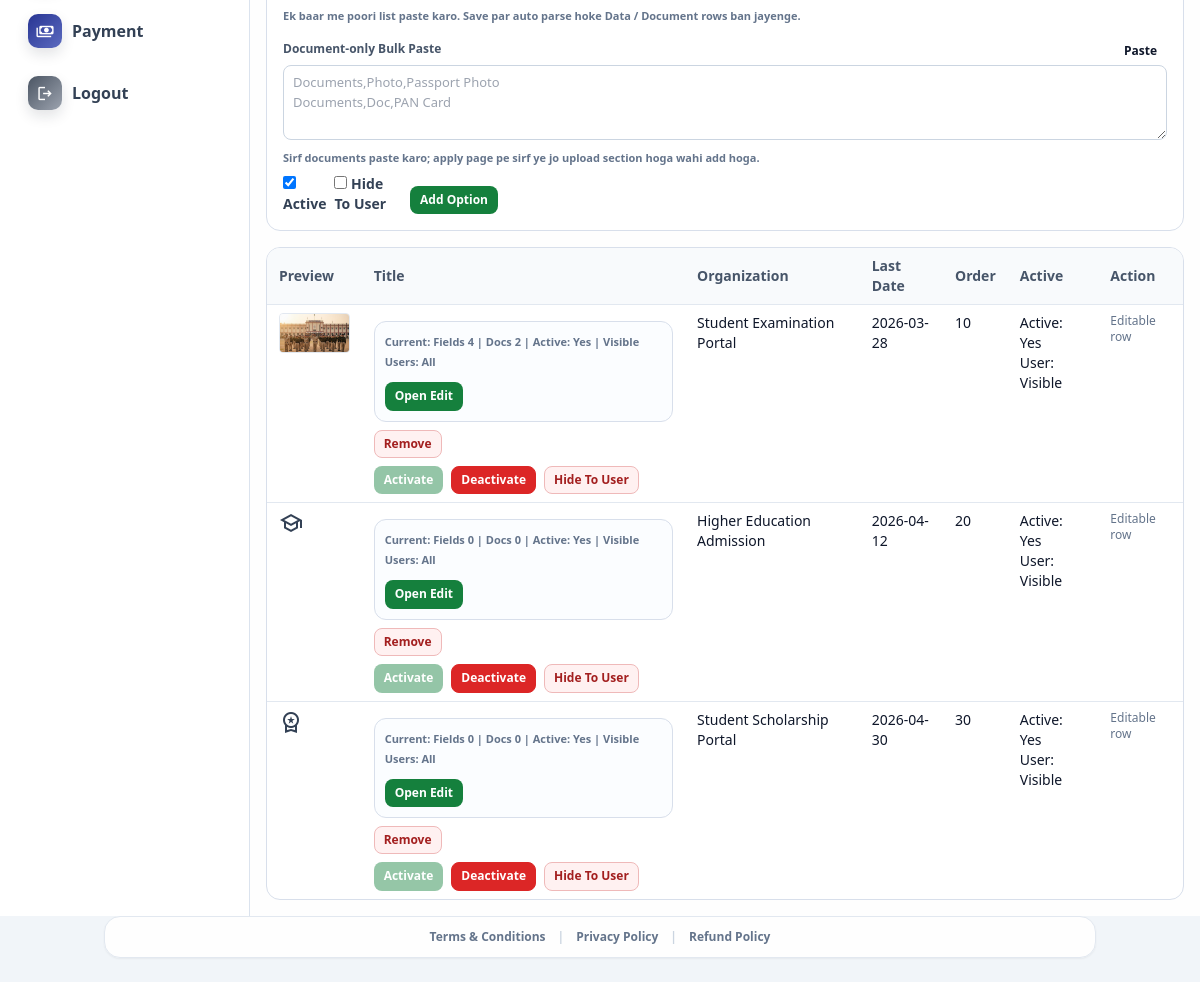
Before: /admin-panel/options/student/ (signed in, lower part) with the older database file.
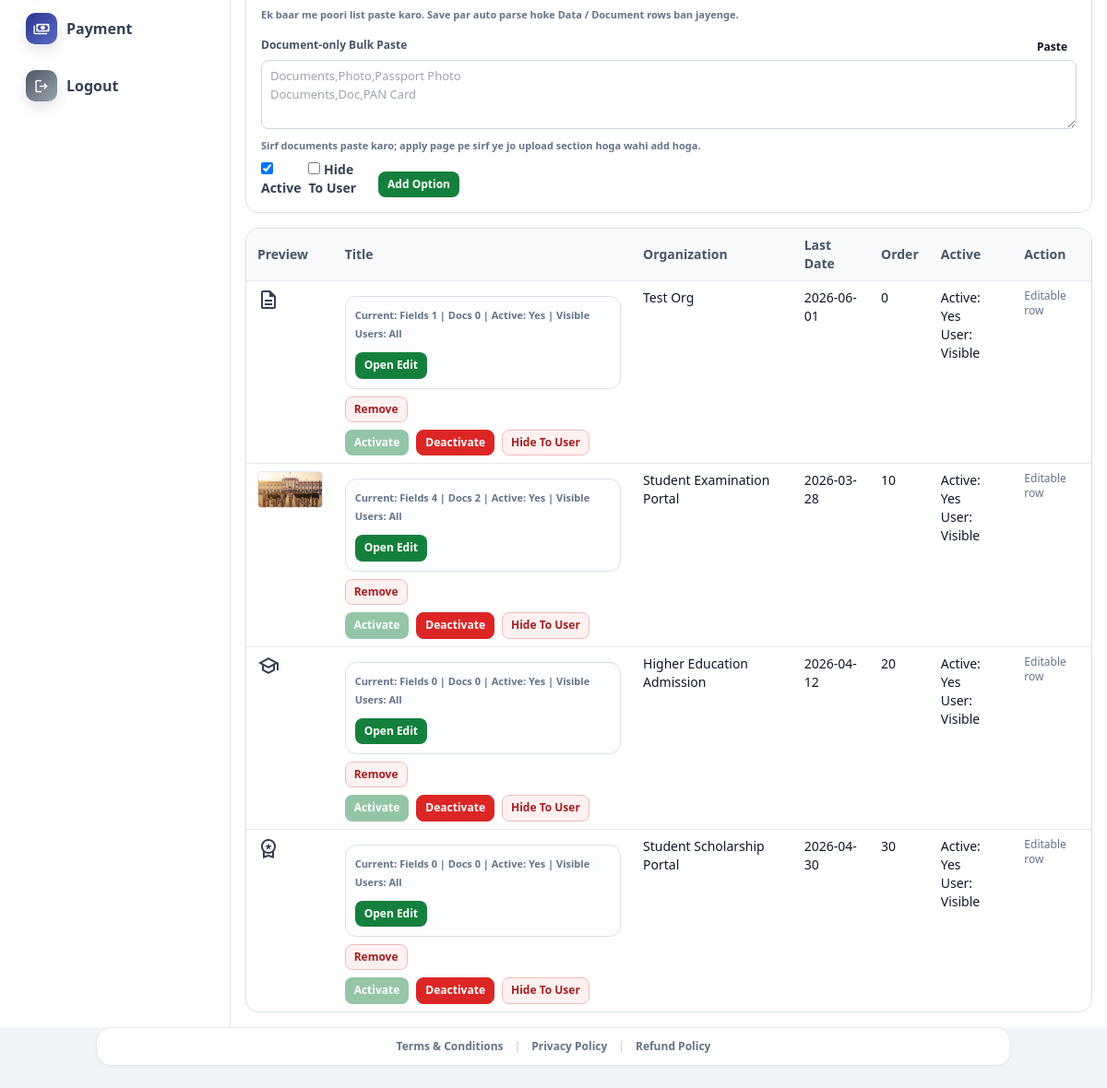
After: the same page with the newer database file.
### accounts/models.py (models this page shows, shortened)
class Vacancy(models.Model):
    CATEGORY_GOVERNMENT = "government"
    CATEGORY_STUDENT = "student"
    CATEGORY_CHOICES = [
        (CATEGORY_GOVERNMENT, "Government"),
        (CATEGORY_STUDENT, "Student"),
    ]
    category = models.CharField(max_length=20, choices=CATEGORY_CHOICES, default=CATEGORY_GOVERNMENT)
    title = models.CharField(max_length=200)
    organization = models.CharField(max_length=200)
    last_date = models.DateField()
    icon_name = models.CharField(max_length=50, blank=True, default="description")
    image = models.ImageField(upload_to="vacancy_images/", null=True, blank=True)
    display_order = models.PositiveIntegerField(default=0)
    is_active = models.BooleanField(default=True)
    hidden_from_users = models.BooleanField(default=False)
    visible_to_users = models.JSONField(default=list, blank=True)
    required_documents = models.JSONField(default=list, blank=True)
    required_profile_fields = models.JSONField(default=list, blank=True)
    mobile_page_size = models.PositiveSmallIntegerField(default=6)
    created_at = models.DateTimeField(auto_now_add=True)
    class Meta:
        ordering = ["display_order", "last_date", "id"]

### core/views.py (the view)
@login_required
def admin_option_control(request, category):
    if not _can_access_admin(request):
        messages.error(request, "Admin panel access allowed nahi hai.")
        return redirect("dashboard")
    if category not in {Vacancy.CATEGORY_GOVERNMENT, Vacancy.CATEGORY_STUDENT}:
        return redirect("admin_option_control", category=Vacancy.CATEGORY_GOVERNMENT)
    options = Vacancy.objects.filter(category=category).order_by("display_order", "last_date", "id")
    for opt in options:
        opt.field_rows = [_parse_profile_field_entry(item) for item in (opt.required_profile_fields or [])]
    return render(
        request,
        "portal_main/admin_option_control.html",
        {
            "category": category,
            "options": options,
            "is_admin_user": True,
        },
    )

### core/context_processors.py (called while the page is built)
def _humanize_slug(text):
    value = str(text or "").strip().replace("-", " ").replace("_", " ")
    if value.isdigit():
        return f"#{value}"
    return value.title() if value else "Page"

def breadcrumbs(request):
    path = (getattr(request, "path", "") or "/").split("?", 1)[0]
    if not path.startswith("/"):
        path = f"/{path}"
    crumbs = [{"label": "Home", "url": "/"}]
    if path == "/":
        return {"breadcrumbs": crumbs}
    running = ""
    for part in [p for p in path.strip("/").split("/") if p]:
        running += f"/{part}"
        url = f"{running}/"
        label = _humanize_slug(part)
        try:
            match = resolve(url)
            label = NAME_LABELS.get(match.url_name, label)
        except Resolver404:
            pass
        crumbs.append({"label": label, "url": url})
    deduped = [crumbs[0]]
    for item in crumbs[1:]:
        if item["label"] == deduped[-1]["label"] and item["url"] == deduped[-1]["url"]:
            continue
        deduped.append(item)
    return {"breadcrumbs": deduped}

### core/views.py (called while the page is built)
def _is_admin_user(user):
    return bool(user and (user.is_superuser or user.is_staff))

### templates/portal_main/admin_option_control.html (shortened to what the changed rows need)
{% extends 'base.html' %}
{% block body_class %}min-h-screen bg-slate-100 text-slate-900{% endblock %}
{% block page_container_class %}max-w-[1400px] mx-auto p-0{% endblock %}
{% block content %}
<div id="adminLayout" class="layout">
  <main class="panel">
    <section class="block mt-4 table-wrap">
      <table class="w-full text-left text-sm">
        <thead class="bg-slate-50 text-slate-600">
          <tr>
            <th class="px-3 py-2">Preview</th>
            <th class="px-3 py-2">Title</th>
            <th class="px-3 py-2">Organization</th>
            <th class="px-3 py-2">Last Date</th>
            <th class="px-3 py-2">Order</th>
            <th class="px-3 py-2">Active</th>
            <th class="px-3 py-2">Action</th>
          </tr>
        </thead>
        <tbody>
          {% for opt in options %}
          <tr class="border-t border-slate-200" data-vacancy-row="{{ opt.id }}">
            <td class="px-3 py-2 align-top">
              {% if opt.image %}
                <img src="{{ opt.image.url }}" alt="{{ opt.title }}" class="h-10 w-20 rounded object-cover border border-slate-200">
              {% else %}
                <span class="material-symbols-outlined text-slate-700">{{ opt.icon_name|default:'description' }}</span>
              {% endif %}
            </td>
            <td class="px-3 py-2 align-top">
              <form method="post" action="{% url 'admin_update_vacancy' opt.id %}" enctype="multipart/form-data" class="space-y-2">
                <div class="edit-shell" data-edit-shell>
                <div class="edit-summary">
                  <div class="text-[11px] font-bold text-slate-500">
                    Current: Fields {{ opt.required_profile_fields|length }} | Docs {{ opt.required_documents|length }} | Active: {{ opt.is_active|yesno:"Yes,No" }} | Visible Users: {% if opt.visible_to_users %}{{ opt.visible_to_users|length }}{% else %}All{% endif %}
                  </div>
                  <button type="button" class="btn btn-green" data-toggle-edit>Open Edit</button>
                </div>
                </div>
              </form>
              <form method="post" action="{% url 'admin_delete_vacancy' opt.id %}" class="mt-2 js-ajax-vacancy-remove" data-vacancy-id="{{ opt.id }}">
                <button type="submit" class="btn btn-red">Remove</button>
              </form>
              <div class="mt-2 flex flex-wrap gap-2">
                <form method="post" action="{% url 'admin_toggle_vacancy_active' opt.id %}">
                  <button type="submit" class="btn btn-green {% if opt.is_active %}btn-disabled{% endif %}">Activate</button>
                </form>
                <form method="post" action="{% url 'admin_toggle_vacancy_active' opt.id %}">
                  <button type="submit" class="btn btn-red-solid {% if not opt.is_active %}btn-disabled{% endif %}">Deactivate</button>
                </form>
                <form method="post" action="{% url 'admin_toggle_vacancy_user_hide' opt.id %}">
                  <button type="submit" class="btn {% if opt.hidden_from_users %}btn-green{% else %}btn-red{% endif %}">{% if opt.hidden_from_users %}Show To User{% else %}Hide To User{% endif %}</button>
                </form>
              </div>
            </td>
            <td class="px-3 py-2 align-top">{{ opt.organization }}</td>
            <td class="px-3 py-2 align-top">{{ opt.last_date|date:'Y-m-d' }}</td>
            <td class="px-3 py-2 align-top">{{ opt.display_order }}</td>
            <td class="px-3 py-2 align-top">
              <div>Active: {{ opt.is_active|yesno:"Yes,No" }}</div>
              <div>User: {% if opt.hidden_from_users %}Hidden{% else %}Visible{% endif %}</div>
            </td>
            <td class="px-3 py-2 align-top text-xs text-slate-500">Editable row</td>
          </tr>
          {% empty %}
          <tr><td colspan="7" class="px-3 py-3 text-slate-500">No options found.</td></tr>
          {% endfor %}
        </tbody>
      </table>
    </section>
  </main>
</div>
{% endblock %}

Changed rows visible on the page:
added Vacancy: required_profile_fields|length "1", required_documents|length "0", is_active "Yes", visible_to_users "All", hidden_from_users "Hide To User", organization "Test Org", last_date "2026-06-01", display_order "0"
